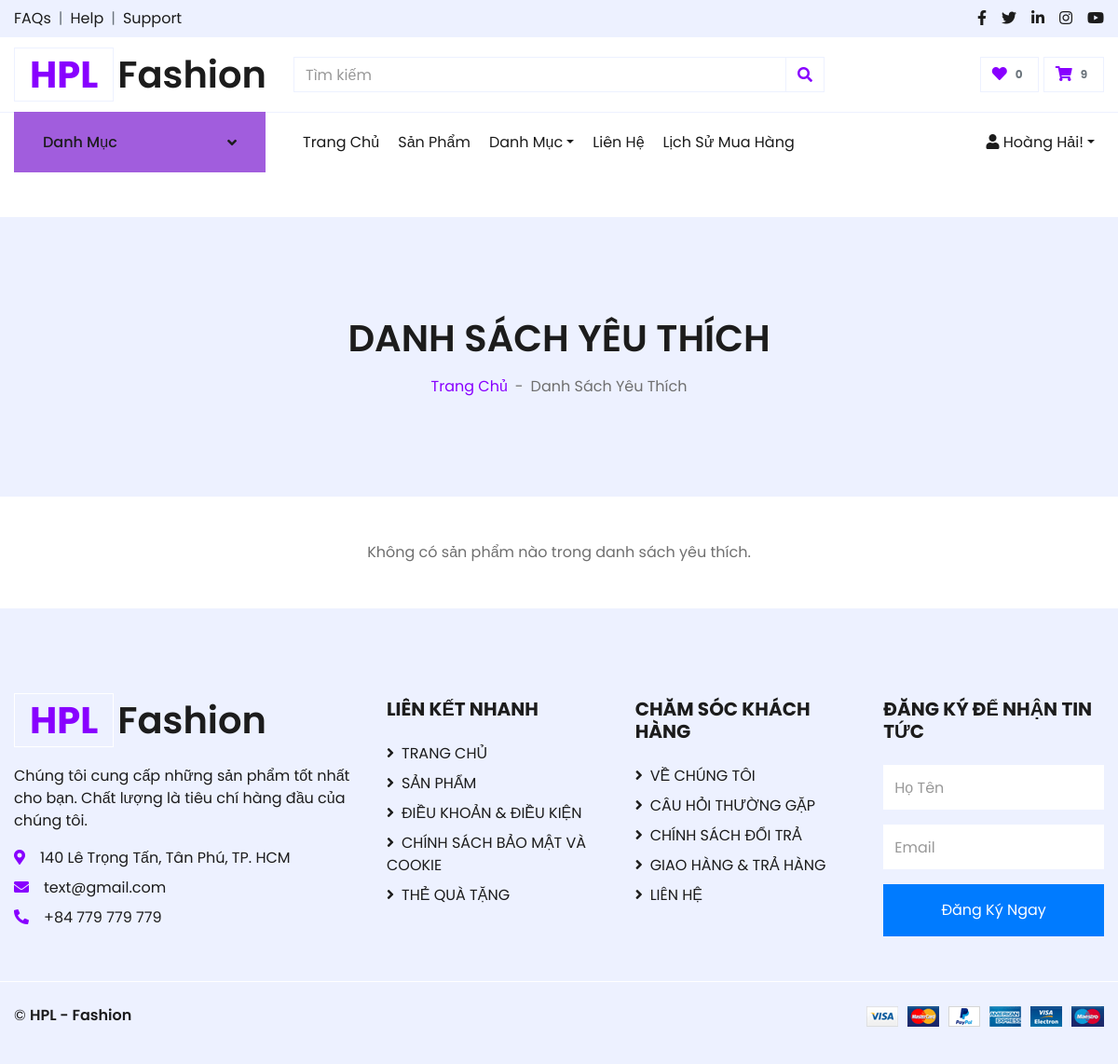
/views/favorites.php (signed in), run on an earlier commit of the app's database.
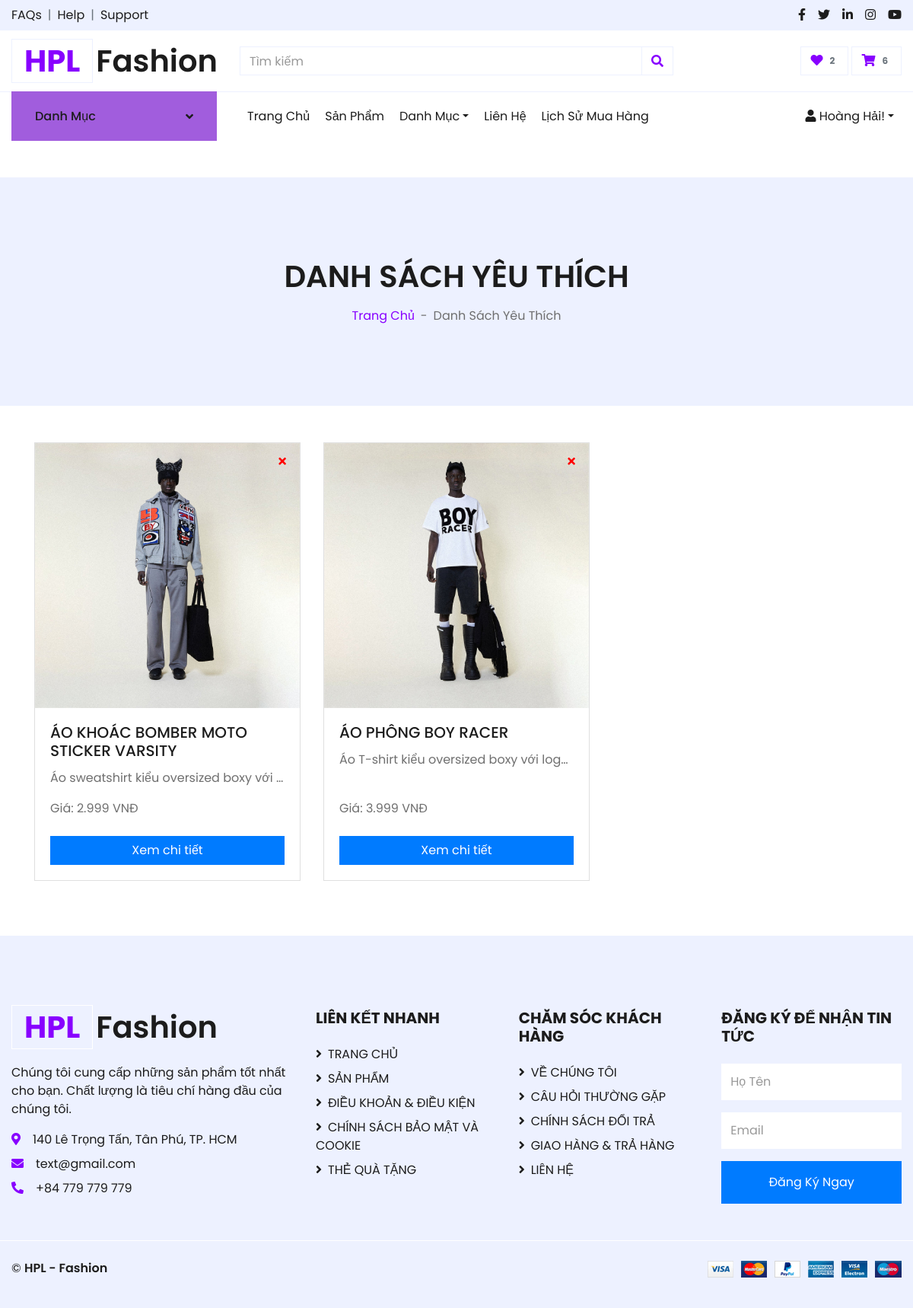
And on a later commit of the database.
### tables this page shows
CREATE TABLE `products` (
  `product_id` int NOT NULL,
  `product_name` varchar(255) NOT NULL,
  `price` int NOT NULL,
  `category_id` int DEFAULT NULL,
  `image` varchar(255) DEFAULT NULL,
  `image2` varchar(255) DEFAULT NULL,
  `image3` varchar(255) DEFAULT NULL,
  `description` varchar(255) DEFAULT NULL
);

### views/favorites.php (the view, shortened to what this page needs)
<?php
$user_id = $_SESSION['user']['user_id'];
$conn = Database::getConnection();
$sql = "SELECT p.product_id, p.product_name AS name, p.description, p.price, p.image
        FROM favorites f
        JOIN products p ON f.product_id = p.product_id
        WHERE f.user_id = $user_id";
$result = $conn->query($sql);
$favorites = [];
if ($result->num_rows > 0) {
    while ($row = $result->fetch_assoc()) {
        $favorites[] = $row;
    }
}
?>
<!DOCTYPE html>
<html lang="vi">
<head>
    <link href="https://cdnjs.cloudflare.com/ajax/libs/font-awesome/5.10.0/css/all.min.css" rel="stylesheet">
    <link href="../css/style.css" rel="stylesheet">
</head>
<body>
    <?php include '../includes/header.php'; ?>
    <div class="container-fluid bg-secondary mb-5">
        <div class="d-flex flex-column align-items-center justify-content-center" style="min-height: 300px">
            <h1 class="font-weight-semi-bold text-uppercase mb-3">DANH SÁCH YÊU THÍCH</h1>
            <div class="d-inline-flex">
                <p class="m-0"><a href="../index.php">Trang Chủ</a></p>
                <p class="m-0 px-2">-</p>
                <p class="m-0">Danh Sách Yêu Thích</p>
            </div>
        </div>
    </div>
    <div class="container">
    <?php if (empty($favorites)): ?>
        <p class="text-center">Không có sản phẩm nào trong danh sách yêu thích.</p>
    <?php else: ?>
        <div class="row">
        <?php foreach ($favorites as $product): ?>
            <div class="col-md-4 d-flex align-items-stretch">
                <div class="card mb-4 d-flex flex-column position-relative">
                    <img src="<?= (substr($product['image'], 0, 4) == 'http') ? $product['image'] : '../assets/img_product/' . $product['image']; ?>" class="card-img-top" alt="<?= $product['name']; ?>">
                    <div class="card-body d-flex flex-column">
                        <h5 class="card-title"><?= $product['name']; ?></h5>
                        <p class="card-text text-truncate" style="max-height: 50px; overflow: hidden;"><?= $product['description']; ?></p>
                        <p class="card-text mt-auto">Giá: <?= number_format($product['price'], 0, ',', '.'); ?> VNĐ</p>
                        <a href="detail.php?id=<?= $product['product_id']; ?>" class="btn btn-primary mt-2">Xem chi tiết</a>
                    </div>
                    <form action="favorites.php" method="POST" class="position-absolute" style="top: 10px; right: 10px;" onsubmit="return confirm('Bạn có chắc chắn muốn xóa sản phẩm này khỏi danh sách yêu thích?');">
                        <button type="submit" class="btn btn-danger btn-sm" style="background-color: transparent; border: none; color: red;">
                            <i class="fas fa-times"></i>
                        </button>
                    </form>
                </div>
            </div>
        <?php endforeach; ?>
        </div>
    <?php endif; ?>
    </div>
    <?php include '../includes/footer.php'; ?>
</body>
</html>

### includes/header.php (shortened to what this page needs)
<?php
$conn = Database::getConnection();
if (isset($_SESSION['user'])) {
    $user_id = $_SESSION['user']['user_id'];
    $cart_query = "
        SELECT SUM(cart_item.quantity) AS total_quantity
        FROM cart
        JOIN cart_item ON cart.cart_id = cart_item.cart_id
        WHERE cart.user_id = $user_id
    ";
    $cart_result = $conn->query($cart_query);
    $row = $cart_result->fetch_assoc();
    $cart_count = $row['total_quantity'] ? $row['total_quantity'] : 0;
    $favorites_query = "
        SELECT COUNT(*) AS favorite_count
        FROM favorites
        WHERE user_id = $user_id
    ";
    $favorites_result = $conn->query($favorites_query);
    $favorite_row = $favorites_result->fetch_assoc();
    $favorite_count = $favorite_row['favorite_count'] ? $favorite_row['favorite_count'] : 0;
} else {
    $cart_count = 0;
    $favorite_count = 0;
}
?>
    <div class="container-fluid">
        <div class="row bg-secondary py-2 px-xl-5">
            <div class="col-lg-6 d-none d-lg-block">
                <div class="d-inline-flex align-items-center">
                    <a class="text-dark" href="">FAQs</a>
                    <span class="text-muted px-2">|</span>
                    <a class="text-dark" href="">Help</a>
                    <span class="text-muted px-2">|</span>
                    <a class="text-dark" href="">Support</a>
                </div>
            </div>
            <div class="col-lg-6 text-center text-lg-right">
                <div class="d-inline-flex align-items-center">
                    <a class="text-dark px-2" href="">
                        <i class="fab fa-facebook-f"></i>
                    </a>
                    <a class="text-dark px-2" href="">
                        <i class="fab fa-twitter"></i>
                    </a>
                    <a class="text-dark px-2" href="">
                        <i class="fab fa-linkedin-in"></i>
                    </a>
                    <a class="text-dark px-2" href="">
                        <i class="fab fa-instagram"></i>
                    </a>
                    <a class="text-dark pl-2" href="">
                        <i class="fab fa-youtube"></i>
                    </a>
                </div>
            </div>
        </div>
    </div>
    <div class="container-fluid">
        <div class="row align-items-center py-3 px-xl-5">
            <div class="col-lg-3 d-none d-lg-block">
                <a href="/ShopThoiTrang/index.php" class="text-decoration-none">
                    <h1 class="m-0 display-5 font-weight-semi-bold">
                        <span class="text-success font-weight-bold border px-3 mr-1">HPL</span>Fashion
                    </h1>
                </a>
            </div>
            <div class="col-lg-6 col-6 text-left">
                <form action="">
                    <div class="input-group">
                        <input type="text" class="form-control" placeholder="Tìm kiếm">
                        <div class="input-group-append">
                            <span class="input-group-text bg-transparent text-primary">
                                <i class="fa fa-search"></i>
                            </span>
                        </div>
                    </div>
                </form>
            </div>
            <div class="col-lg-3 col-6 text-right">
                <a href="/ShopThoiTrang/views/favorites.php" class="btn border">
                    <i class="fas fa-heart text-primary"></i>
                    <span class="badge"><?php echo $favorite_count; ?></span>
                </a>
                <a href="/ShopThoiTrang/views/cart.php" class="btn border">
                    <i class="fas fa-shopping-cart text-primary"></i>
                    <span class="badge"><?php echo $cart_count; ?></span>
                </a>
            </div>
        </div>
    </div>
    <div class="container-fluid mb-5">
        <div class="row border-top px-xl-5">
            <div class="col-lg-3 d-none d-lg-block">
                <a class="btn shadow-none d-flex align-items-center justify-content-between bg-primary text-white w-100"
                data-toggle="collapse"
                href="#navbar-vertical"
                style="height: 65px; margin-top: -1px; padding: 0 30px;">
                    <h6 class="m-0 ">Danh Mục</h6>
                    <i class="fa fa-angle-down text-dark"></i>
                </a>
            </div>
        <div class="col-lg-9">
            <nav class="navbar navbar-expand-lg bg-light navbar-light py-3 py-lg-0 px-0">
                <div class="collapse navbar-collapse justify-content-between" id="navbarCollapse">
                    <div class="navbar-nav mr-auto py-0">
                        <a href="/ShopThoiTrang/index.php" class="nav-item nav-link active">Trang Chủ</a>
                        <a href="/ShopThoiTrang/views/shop.php" class="nav-item nav-link">Sản Phẩm</a>
                        <div class="nav-item dropdown">
                            <a href="#" class="nav-link dropdown-toggle" data-toggle="dropdown">Danh Mục</a>
                        </div>
                        <a href="/ShopThoiTrang/views/contact.php" class="nav-item nav-link">Liên Hệ</a>
                        <a href="/ShopThoiTrang/views/order_history.php" class="nav-item nav-link">Lịch Sử Mua Hàng</a>
                    </div>
                    <div class="navbar-nav">
                        <?php if (isset($_SESSION['user'])): ?>
                            <div class="nav-item dropdown">
                                <a href="#" class="nav-link dropdown-toggle" data-toggle="dropdown"><i class="fas fa-user"></i> <?php echo $_SESSION['user']['name']; ?>!</a>
                            </div>
                        <?php else: ?>
                            <a href="/ShopThoiTrang/views/login.php" class="nav-item nav-link">Đăng Nhập</a>
                            <a href="/ShopThoiTrang/views/register.php" class="nav-item nav-link">Đăng Ký</a>
                        <?php endif; ?>
                    </div>
                </div>
            </nav>
        </div>
    </div>
</div>

### includes/footer.php
<div class="container-fluid bg-secondary text-dark mt-5 pt-5">
    <div class="row px-xl-5 pt-5">
        <div class="col-lg-4 col-md-12 mb-5 pr-3 pr-xl-5">
            <a href="" class="text-decoration-none">
                <h1 class="mb-4 display-5 font-weight-semi-bold">
                    <span class="text-primary font-weight-bold border border-white px-3 mr-1">HPL</span>Fashion
                </h1>
            </a>
            <p>Chúng tôi cung cấp những sản phẩm tốt nhất cho bạn. Chất lượng là tiêu chí hàng đầu của chúng tôi.</p>
            <p class="mb-2"><i class="fa fa-map-marker-alt text-primary mr-3"></i>140 Lê Trọng Tấn, Tân Phú, TP. HCM</p>
            <p class="mb-2"><i class="fa fa-envelope text-primary mr-3"></i>text@gmail.com</p>
            <p class="mb-0"><i class="fa fa-phone-alt text-primary mr-3"></i>+84 779 779 779</p>
        </div>
        <div class="col-lg-8 col-md-12">
            <div class="row">
            <div class="col-md-4 mb-5">
                <h5 class="font-weight-bold text-dark mb-4">LIÊN KẾT NHANH</h5>
                <div class="d-flex flex-column justify-content-start">
                    <a class="text-dark mb-2" href="index.php"><i class="fa fa-angle-right mr-2"></i>TRANG CHỦ</a>
                    <a class="text-dark mb-2" href="shop.php"><i class="fa fa-angle-right mr-2"></i>SẢN PHẨM</a>
                    <a class="text-dark mb-2" href="#"><i class="fa fa-angle-right mr-2"></i>ĐIỀU KHOẢN & ĐIỀU KIỆN</a>
                    <a class="text-dark mb-2" href="#"><i class="fa fa-angle-right mr-2"></i>CHÍNH SÁCH BẢO MẬT VÀ COOKIE</a>
                    <a class="text-dark" href="#"><i class="fa fa-angle-right mr-2"></i>THẺ QUÀ TẶNG</a>
                </div>
            </div>
            <div class="col-md-4 mb-5">
                <h5 class="font-weight-bold text-dark mb-4">CHĂM SÓC KHÁCH HÀNG</h5>
                <div class="d-flex flex-column justify-content-start">
                    <a class="text-dark mb-2" href="about.php"><i class="fa fa-angle-right mr-2"></i>VỀ CHÚNG TÔI</a>
                    <a class="text-dark mb-2" href="#"><i class="fa fa-angle-right mr-2"></i>CÂU HỎI THƯỜNG GẶP</a>
                    <a class="text-dark mb-2" href="#"><i class="fa fa-angle-right mr-2"></i>CHÍNH SÁCH ĐỔI TRẢ</a>
                    <a class="text-dark mb-2" href="#"><i class="fa fa-angle-right mr-2"></i>GIAO HÀNG & TRẢ HÀNG</a>
                    <a class="text-dark" href="contact.php"><i class="fa fa-angle-right mr-2"></i>LIÊN HỆ</a>
                </div>
            </div>
                <div class="col-md-4 mb-5">
                    <h5 class="font-weight-bold text-dark mb-4">ĐĂNG KÝ ĐỂ NHẬN TIN TỨC</h5>
                    <form action="">
                        <div class="form-group">
                            <input type="text" class="form-control border-0 py-4" placeholder="Họ Tên" required="required" />
                        </div>
                        <div class="form-group">
                            <input type="email" class="form-control border-0 py-4" placeholder="Email" required="required" />
                        </div>
                        <div>
                            <button class="btn btn-primary btn-block border-0 py-3" type="submit">Đăng Ký Ngay</button>
                        </div>
                    </form>
                </div>
            </div>
        </div>
    </div>
    <div class="row border-top border-light mx-xl-5 py-4">
        <div class="col-md-6 px-xl-0">
            <p class="mb-md-0 text-center text-md-left text-dark">
                &copy; <a class="text-dark font-weight-semi-bold" href="#">HPL - Fashion</a>
            </p>
        </div>
        <div class="col-md-6 px-xl-0 text-center text-md-right">
            <img class="img-fluid" src="img/payments.png" alt="">
        </div>
    </div>
</div>

What changed in the data, as far as the page shows it:
now on this page (row unchanged): products: image (picture), product_name "ÁO KHOÁC BOMBER MOTO STICKER VARSITY", description "Áo sweatshirt kiểu oversized boxy với…", price "2.999"
now on this page (row edited): products: image (picture), product_name "ÁO PHÔNG BOY RACER", description "Áo T-shirt kiểu oversized boxy với log…", price "3.999"
Also different on the page:
$favorite_count: "0" → "2"
$cart_count: "9" → "6"
text no longer shown: "Không có sản phẩm nào trong danh sách yêu thích."
